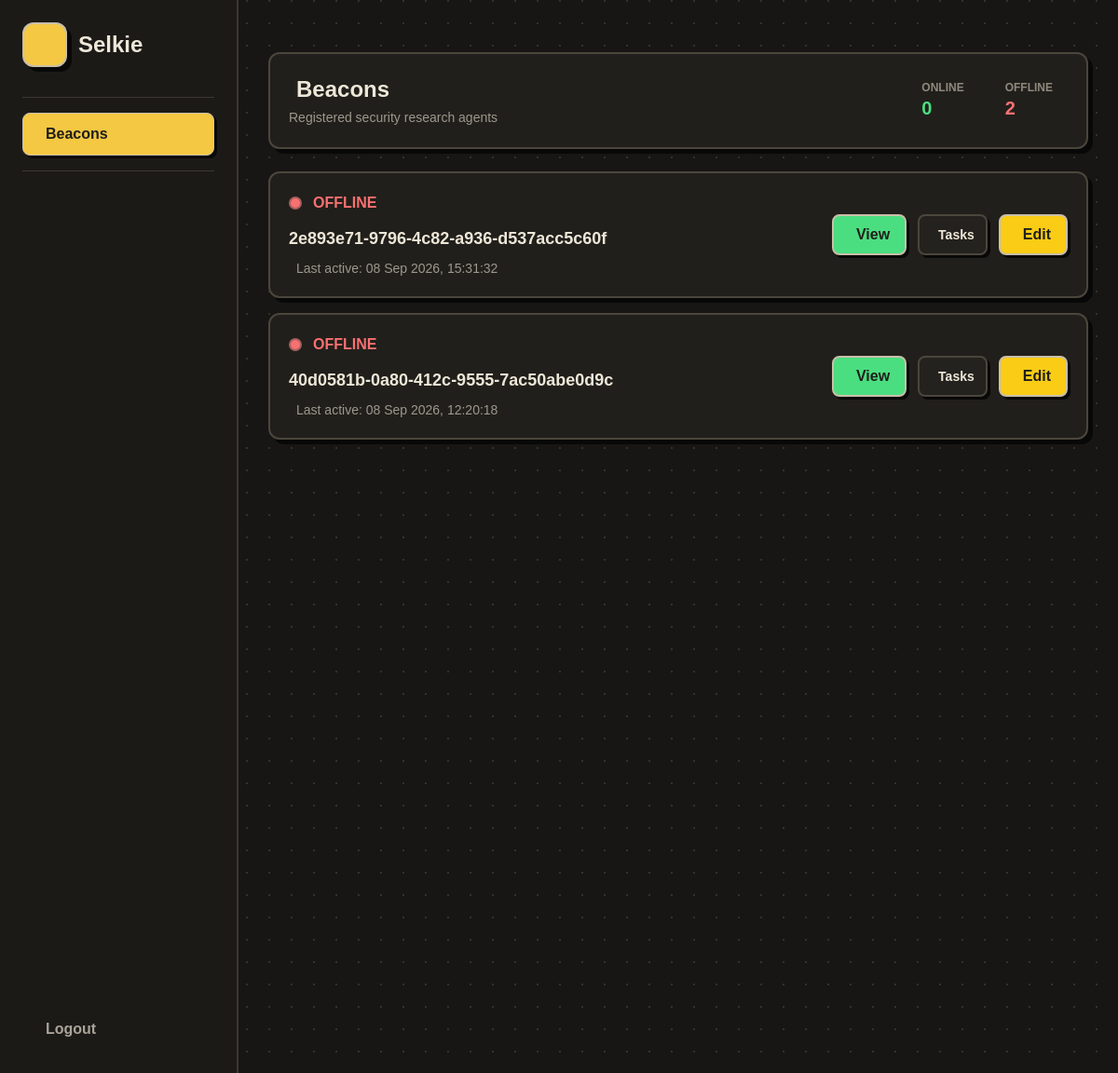
The page /dashboard/beacons on the database its author committed.
### db_manager.py (models this page shows)
class Base(DeclarativeBase):
    pass

class Beacon(Base):
    __tablename__ = "beacons"
    id: Mapped[str] = mapped_column(String, primary_key=True)
    public_key: Mapped[str] = mapped_column(String)
    system_info: Mapped[str] = mapped_column(JSON)
    registered_at: Mapped[datetime] = mapped_column(DateTime)
    last_active: Mapped[datetime] = mapped_column(DateTime)
    status: Mapped[str] = mapped_column(String, default="offline")

### dashboard.py (the view)
@dashboard.route("/beacons")
def beacons():
    with get_session() as session:
        beacons = (
            session.query(Beacon)
            .order_by(Beacon.status.desc(), Beacon.last_active.desc())
            .all()
        )
    return render_template("beacons.html", beacons=beacons)

### db_manager.py (called while the page is built)
def get_session():
    return Session(engine)

### templates/beacons.html (shortened to what this page needs)
{% extends "base.html" %}
{% block content %}
<div class="min-h-screen w-full pb-8">
    <main class="min-w-0">
        <section class="retro-card rounded-xl p-5 mb-6">
            <div class="flex flex-col md:flex-row
                                md:items-center md:justify-between
                                gap-5">
                <div>
                    <h2 class="text-2xl font-black
                                       flex items-center gap-2">
                        Beacons
                    </h2>
                    <p class="text-sm text-[#9d988d] mt-1">
                        Registered security research agents
                    </p>
                </div>
                <div class="flex gap-3">
                    <div class="stat rounded-lg px-4 py-2">
                        <div class="text-xs font-bold
                                            uppercase text-[#8f897e]">
                            Online
                        </div>
                        <div class="text-xl font-black
                                            text-green-400">
                            {{ beacons
                            | selectattr("status", "equalto", "online")
                            | list
                            | length }}
                        </div>
                    </div>
                    <div class="stat rounded-lg px-4 py-2">
                        <div class="text-xs font-bold
                                            uppercase text-[#8f897e]">
                            Offline
                        </div>
                        <div class="text-xl font-black
                                            text-red-400">
                            {{ beacons
                            | selectattr("status", "equalto", "offline")
                            | list
                            | length }}
                        </div>
                    </div>
                </div>
            </div>
        </section>
        <div id="beacon-list" hx-get="{{ url_for('dashboard.beacon_status') }}" hx-trigger="every 5s"
            hx-swap="innerHTML">
            {% include "partials/beacon_list.html" %}
        </div>
    </main>
</div>
{% endblock %}

### templates/partials/beacon_list.html (shortened to what this page needs)
<div class="space-y-4">
    {% for beacon in beacons %}
    <div class="retro-card rounded-xl p-5
                transition duration-100
                hover:bg-[#28251f]">
        <div class="flex flex-col md:flex-row
                    md:items-center md:justify-between
                    gap-5">
            <div class="min-w-0">
                <div class="flex items-center gap-3 mb-3">
                    {% if beacon.status == "online" %}
                    <span class="w-3.5 h-3.5 rounded-full
                                   bg-green-400 border-2 border-[#6fa879]"></span>
                    <span class="font-black text-green-400">
                        ONLINE
                    </span>
                    {% else %}
                    <span class="w-3.5 h-3.5 rounded-full
                                   bg-red-400 border-2 border-[#a85f5f]"></span>
                    <span class="font-black text-red-400">
                        OFFLINE
                    </span>
                    {% endif %}
                </div>
                <div class="font-black text-lg
                           text-[#eee7d8]
                           break-all">
                    {{ beacon.id }}
                </div>
                <div class="mt-2 text-sm text-[#9d988d]
                           flex items-center gap-2">
                    <span>
                        {% if beacon.last_active %}
                        Last active:
                        {{ beacon.last_active.strftime("%d %b %Y, %H:%M:%S") }}
                        {% else %}
                        Last active: Never
                        {% endif %}
                    </span>
                </div>
            </div>
            <div class="flex gap-3 shrink-0">
                <a href="{{ url_for('dashboard.beacon_details', beacon_id=beacon.id) }}" class="retro-btn bg-green-400
                           rounded-lg px-4 py-2
                           font-bold
                           flex items-center gap-2">
                    View
                </a>
                <a href="{{ url_for('task.view_tasks', beacon_id=beacon.id) }}" class="secondary-btn rounded-lg px-3 py-2
           flex items-center justify-center gap-2
           text-sm font-bold">
                    Tasks
                </a>
                <a href="{{ url_for('dashboard.edit_beacon', beacon_id=beacon.id) }}" class="retro-btn bg-yellow-400
                           rounded-lg px-4 py-2
                           font-bold
                           flex items-center gap-2">
                    Edit
                </a>
            </div>
        </div>
    </div>
    {% endfor %}
</div>

### templates/base.html (style rules this page uses)
body { background: #171614; background-image: radial-gradient(circle at 1px 1px, #353129 1px, transparent 0); background-size: 24px 24px; font-family: "Trebuchet MS", sans-serif; color: #eee7d8; }
.retro-card { background: #211f1b; border: 2px solid #4b463c; box-shadow: 5px 5px 0 #080808; }
.retro-btn { background: #f4c842; color: #201f1b; border: 2px solid #c9bfa9; box-shadow: 3px 3px 0 #080808; transition: .12s; }
.secondary-btn { background: #24221e; color: #eee7d8; border: 2px solid #4b463c; box-shadow: 3px 3px 0 #080808; transition: .12s; }

### rows shown on the page
Beacon: status "offline" (drawn), id "2e893e71-9796-4c82-a936-d537acc5c60f", last_active "08 Sep 2026, 15:31:32"
Beacon: status "offline" (drawn), id "40d0581b-0a80-412c-9555-7ac50abe0d9c", last_active "08 Sep 2026, 12:20:18"
